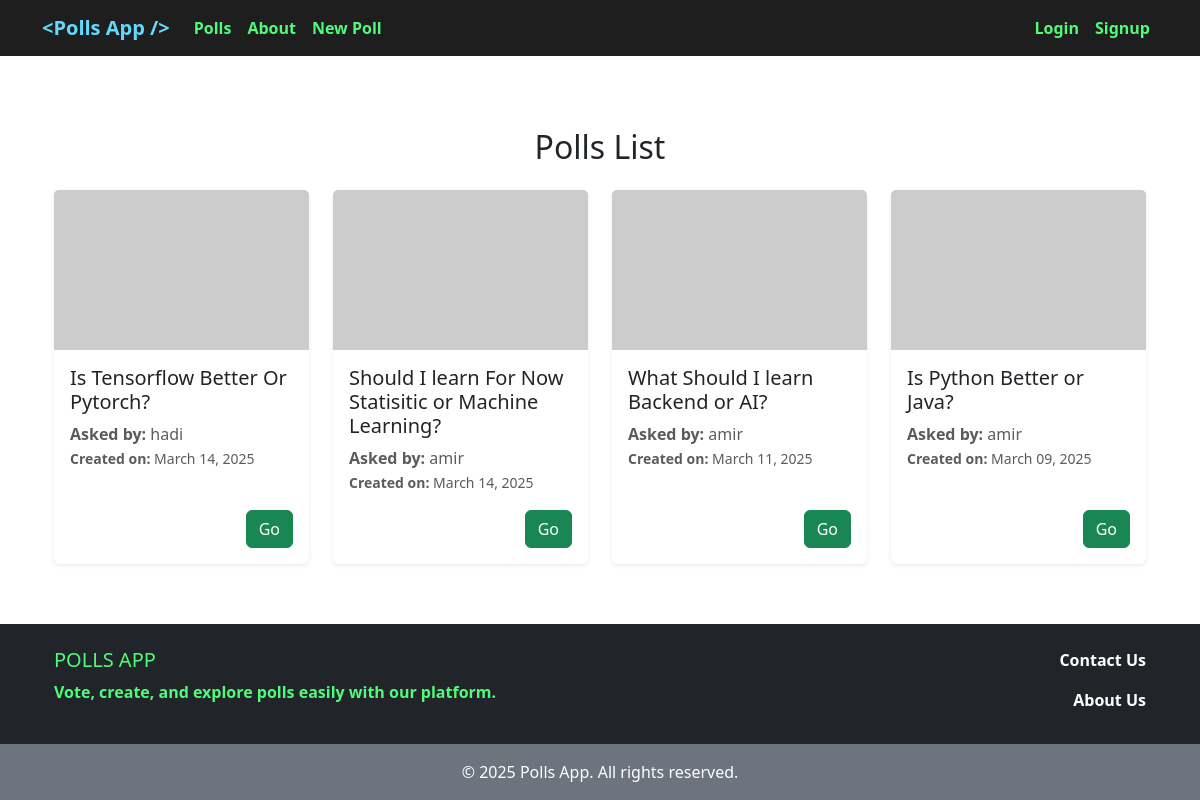
Before: / with the older database file.
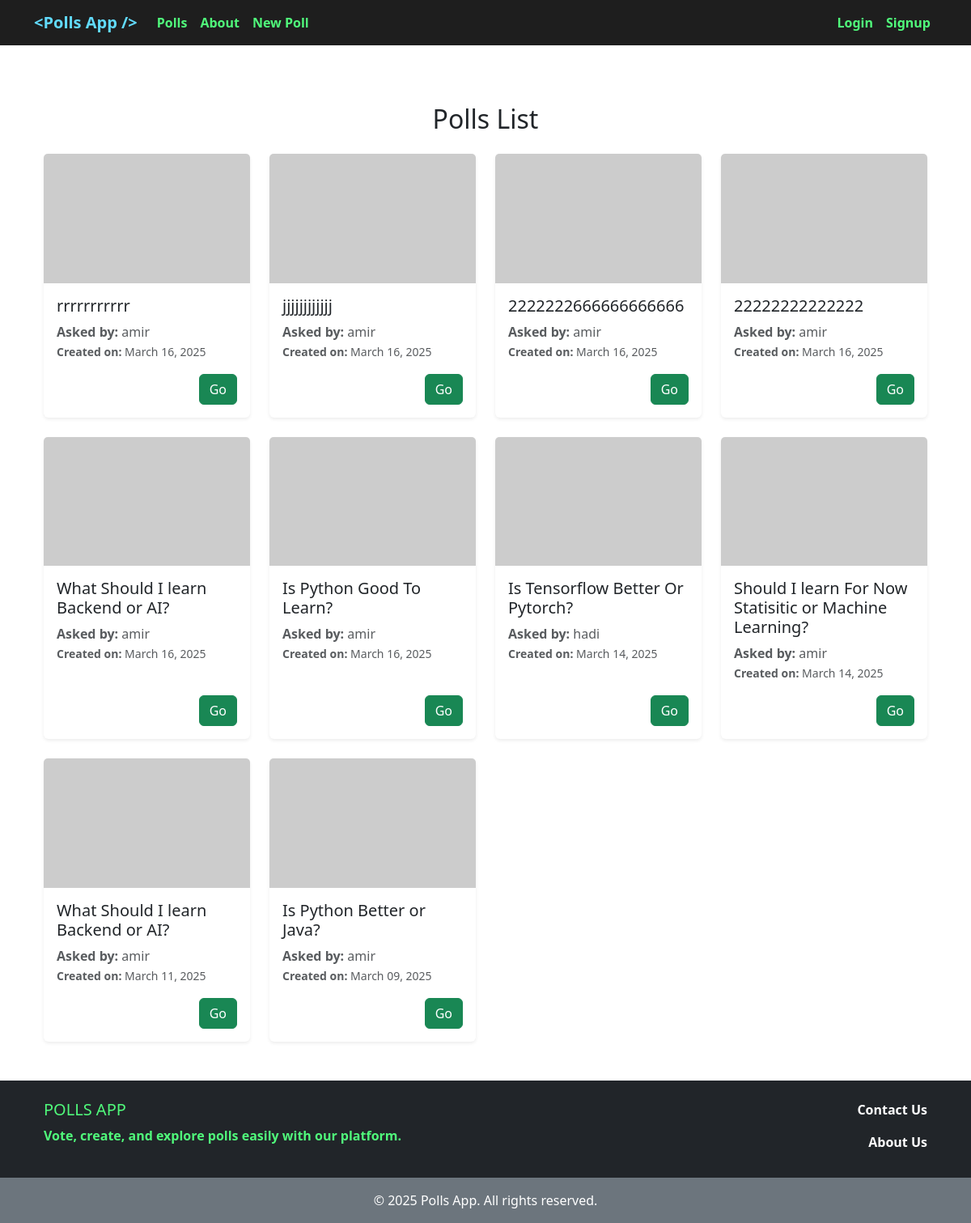
After: the same page with the newer database file.
### polls/models.py (models this page shows, shortened)
class Poll(models.Model):
    question = models.CharField(max_length=700)
    user = models.ForeignKey(get_user_model(), on_delete=models.CASCADE)
    description = models.TextField(blank=True)
    cover = models.ImageField(upload_to='covers/', blank=True)
    up_vote = models.PositiveIntegerField(default=0)
    down_vote = models.PositiveIntegerField(default=0)
    upvoted_by = models.ManyToManyField(get_user_model(), related_name='upvoted_polls', blank=True)
    downvoted_by = models.ManyToManyField(get_user_model(), related_name='downvoted_polls', blank=True)
    datetime_created = models.DateTimeField(auto_now_add=True)
    datetime_modified = models.DateTimeField(auto_now=True)
    def get_absolute_url(self):
        return reverse('poll_detail', kwargs={'pk': self.pk})

### accounts/models.py (models this page shows)
class CustomUser(AbstractUser):
    ROLE_CHOICES = [
        ('M', 'Manager'),
        ('E', 'Employee'),
        ('S', 'Student'),
        ('O', 'Other'),
    ]
    role = models.CharField(choices=ROLE_CHOICES, max_length=1, default=ROLE_CHOICES[3][0])

### polls/views.py (the view)
# urls.py: path('', poll_list_view, name='polls_list'),
def poll_list_view(request):
    polls = Poll.objects.all().order_by('-datetime_created')
    return render(request, 'polls/polls_list.html', context={'polls': polls})

### polls/templates/polls/polls_list.html (shortened to what this page needs)
{% extends '_base.html' %}
{% block content %}
    <div class="container mt-5">
        <h2 class="text-center mb-4">Polls List</h2>
        <div class="row">
            {% for poll in polls %}
                <div class="col-lg-3 col-md-4 col-sm-6 col-12 mb-4">
                    <div class="card shadow-sm border-0 rounded h-100">
                        <img src="https://placehold.co/400x250" class="card-img-top img-fluid" alt="Poll Image">
                        <div class="card-body d-flex flex-column">
                            <h5 class="card-title">{{ poll.question }}</h5>
                            <p class="card-text text-muted">
                                <strong>Asked by:</strong> {{ poll.user }} <br>
                                <small><strong>Created on:</strong> {{ poll.datetime_created|date:"F d, Y" }}</small>
                            </p>
                            <div class="mt-auto d-flex justify-content-end">
                                <a href="{{ poll.get_absolute_url }}" class="btn btn-success">Go</a>
                            </div>
                        </div>
                    </div>
                </div>
            {% endfor %}
        </div>
    </div>
{% endblock content %}

### templates/_base.html (shortened to what this page needs)
<!doctype html>
<html lang="en">
<head>
    <link href="https://cdn.jsdelivr.net/npm/bootstrap@5.3.3/dist/css/bootstrap.min.css"
          rel="stylesheet"
>
</head>
<body>
<nav class="navbar navbar-expand-lg navbar-dark" style="background-color: #1e1e1e;">
    <div class="container">
        <a class="navbar-brand" href="{% url 'polls_list' %}" style="font-weight: bold; color: #61dafb;">&lt;Polls App /&gt;</a>
        <div class="collapse navbar-collapse" id="navbarNav">
            <ul class="navbar-nav">
                <li class="nav-item">
                    <a class="nav-link" href="{% url 'polls_list' %}"
                       style="color: #50fa7b; font-weight: bold;">Polls</a>
                </li>
                <li class="nav-item">
                    <a class="nav-link" href="{% url 'aboutus' %}" style="color: #50fa7b; font-weight: bold;">About</a>
                </li>
                <li class="nav-item">
                    <a class="nav-link" href="{% url 'poll_create' %}" style="color: #50fa7b; font-weight: bold;">New Poll</a>
                </li>
            </ul>
            <ul class="navbar-nav ms-auto">
                {% if user.is_authenticated %}
                    <li class="nav-item">
                        <span class="nav-link" style="color: #f8f8f2;">{{ user.username|capfirst }}</span>
                    </li>
                    <li class="nav-item">
                        <a class="nav-link" href="{% url 'account_logout' %}"
                           style="color: #50fa7b; font-weight: bold;">Logout</a>
                    </li>
                {% else %}
                    <li class="nav-item">
                        <a class="nav-link" href="{% url 'account_login' %}" style="color: #50fa7b; font-weight: bold;">Login</a>
                    </li>
                    <li class="nav-item">
                        <a class="nav-link" href="{% url 'account_signup' %}"
                           style="color: #50fa7b; font-weight: bold;">Signup</a>
                    </li>
                {% endif %}
            </ul>
        </div>
    </div>
</nav>
<div class="content-wrapper container my-4">
    {% block content %}{% endblock content %}
</div>
<footer class="text-center text-lg-start bg-dark text-white mt-auto">
    <div class="container p-4">
        <div class="row">
            <div class="col-md-6" style="color: #50fa7b; font-weight: bold;">
                <h5 class="text-uppercase">Polls App</h5>
                <p>Vote, create, and explore polls easily with our platform.</p>
            </div>
            <div class="col-md-6 text-md-end">
                <a href="https://github.com/amahadnejad" class="text-white text-decoration-none fw-bold d-block">
                    Contact Us
                </a>
                <a href="{% url 'aboutus' %}" class="text-white text-decoration-none fw-bold d-block mt-3">
                    About Us
                </a>
            </div>
        </div>
    </div>
    <div class="text-center p-3 bg-secondary">
        © 2025 Polls App. All rights reserved.
    </div>
</footer>
</body>
</html>

### templates/_base.html (style rules this page uses)
html, body { height: 100%; margin: 0; display: flex; flex-direction: column; }
.content-wrapper { flex: 1; }

Changed rows visible on the page:
added Poll: question "rrrrrrrrrrr", user "amir", datetime_created "March 16, 2025"
added Poll: question "jjjjjjjjjjjj", user "amir", datetime_created "March 16, 2025"
added Poll: question "2222222666666666666", user "amir", datetime_created "March 16, 2025"
added Poll: question "22222222222222", user "amir", datetime_created "March 16, 2025"
added Poll: question "What Should I learn Backend or AI?", user "amir", datetime_created "March 16, 2025"
added Poll: question "Is Python Good To Learn?", user "amir", datetime_created "March 16, 2025"
